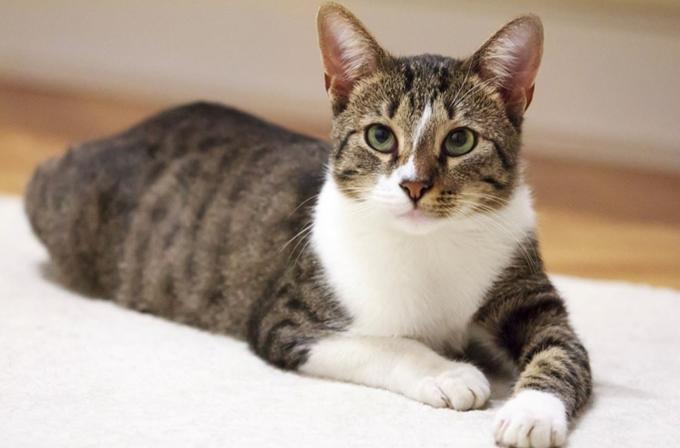
#> input picture spyder_python/07DataAnalysis/image1_680448.jpg, 680 x 448 px, found by its file name
$ python 0903_1.py
#> lines starting #> are read from the running program, lines starting #| are printed output that depends on the picture
# -*- coding: utf-8 -*-
"""
Created on Fri Sep  3 10:46:18 2021

@author: user9
"""
# conda install opencv (영상처리)

import cv2
import matplotlib.pyplot as plt

img1r = cv2.imread('C:/kyj/spyder_python/07DataAnalysis/image1_680448.jpg') # img read
#> img1r is the input picture: shape (448, 680, 3); mean B, G, R 143.6, 157.3, 172.9
img1 = cv2.cvtColor(img1r, cv2.COLOR_BGR2RGB) # Convert color (BGR-> RGB)
img2r = cv2.imread('C:/kyj/spyder_python/07DataAnalysis/image2_550364.jpg')
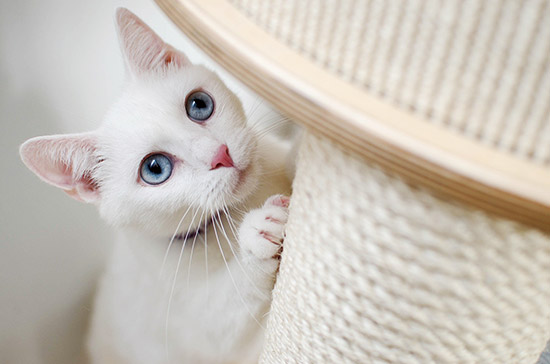
#> input picture spyder_python/07DataAnalysis/image2_550364.jpg, 550 x 364 px, found by its file name
#> img2r is the input picture: shape (364, 550, 3); mean B, G, R 186.7, 195.3, 202.2
img2 = cv2.cvtColor(img2r, cv2.COLOR_BGR2RGB)

'''

plt.axis('off') # x/y축 눈금제거 (axis() 축설정)
plt.imshow(img1) # img 변수를 이용하여 화면 출력
plt.show()

'''

plt.subplot(121)
plt.axis('off')
plt.imshow(img1)

plt.subplot(122)
plt.axis('off')
plt.imshow(img2)

plt.show()
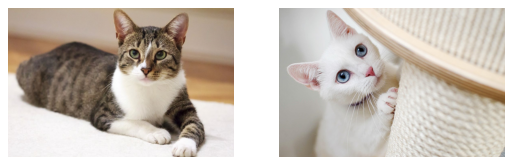
#> figure drawn by matplotlib, 2 panels
